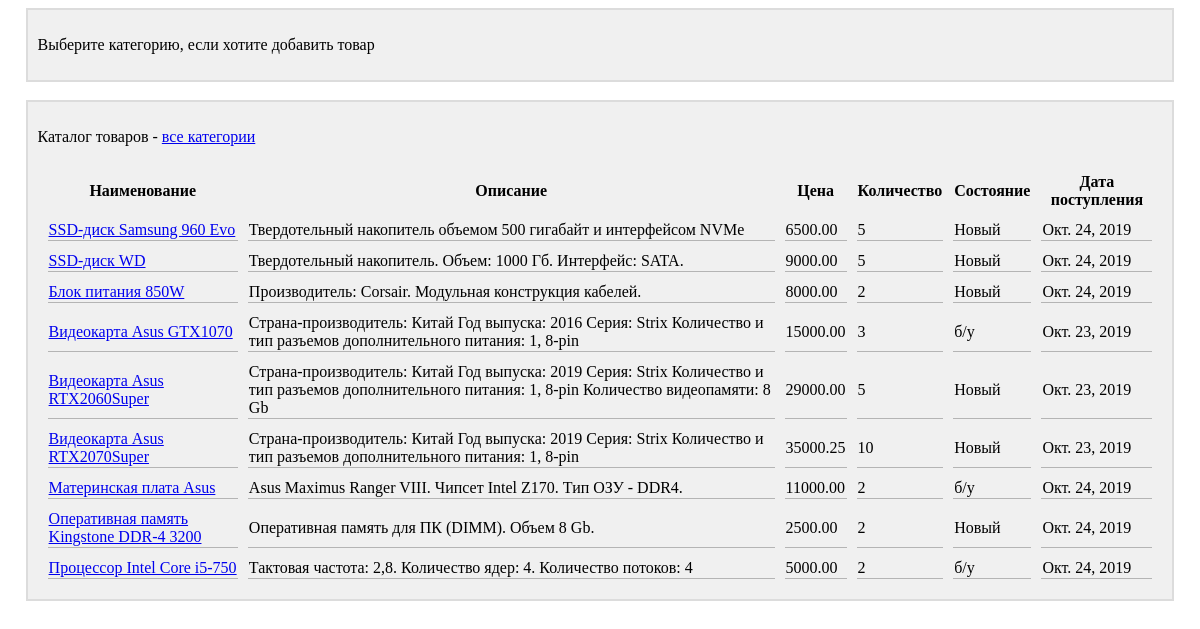
/, run on an earlier commit of the app's database.
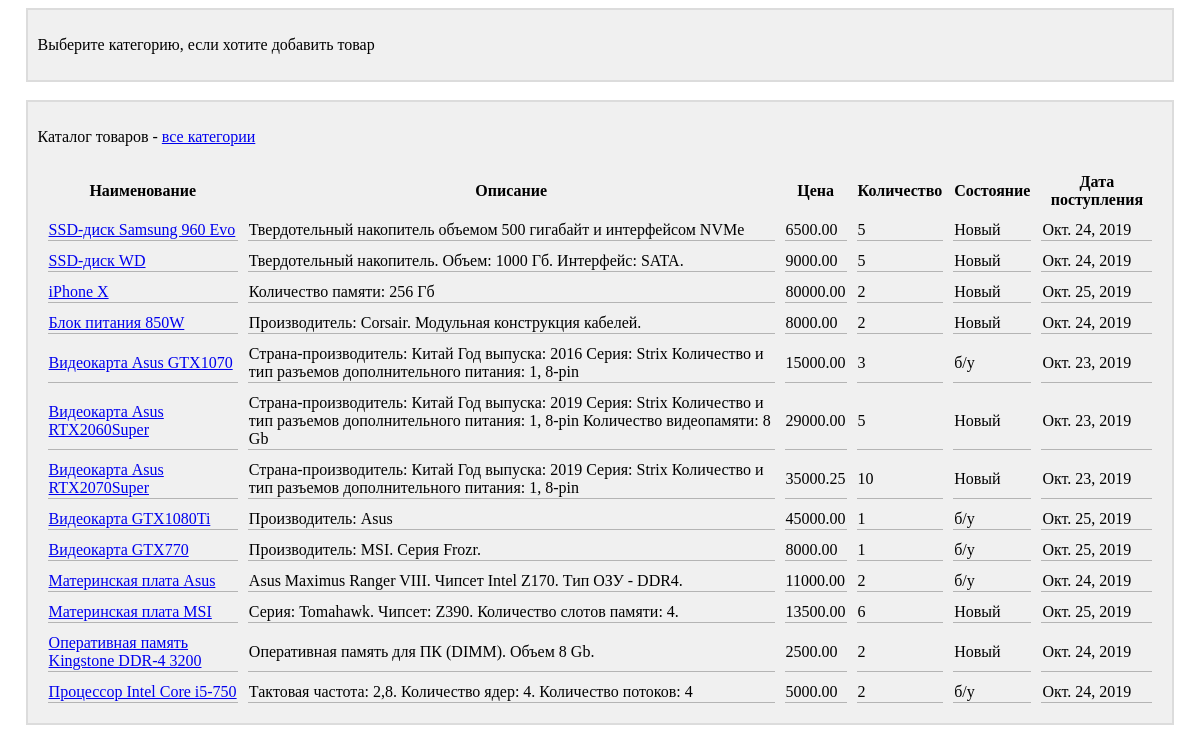
And on a later commit of the database.
### main/models.py (models this page shows)
class Product(models.Model):
    title = models.CharField(max_length=50, blank=False, unique=True, verbose_name='Наименование')
    description = models.TextField(max_length=1000, blank=False, verbose_name='Описание')
    price = models.DecimalField(max_digits=10, decimal_places=2, blank=False, verbose_name='Цена')
    count = models.PositiveIntegerField(blank=False, verbose_name='Количество')
    state = models.BooleanField(blank=False, verbose_name='Новый', null=False)
    arrival_date = models.DateField(blank=False, verbose_name='Дата поступления')
    group = models.ForeignKey(Group, on_delete=models.CASCADE, verbose_name='Группа')
    class Meta:
        verbose_name = 'Товар'
        verbose_name_plural = 'Товары'
        ordering = ['title']

### main/views.py (the view)
# urls.py: path('', products_list),
def products_list(request):
    if 'group_id' in request.GET:
        group_id = request.GET['group_id']
        try:
            selected_group = Group.objects.get(pk=group_id)
        except (Group.DoesNotExist, Group.MultipleObjectsReturned):
            selected_group = None
    else:
        selected_group = None
    if selected_group is not None:
        products = Product.objects.filter(group=selected_group)
    else:
        products = Product.objects.all()
    context = {'products': products}
    if selected_group is not None:
        context['selected_group'] = selected_group
    else:
        context['selected_group'] = None
    return render(request, 'main/products_list.html', context)

### main/templates/main/products_list.html
{% extends 'layout/basic.html' %}
{% block header %}
    <div class="block">
        <p>
            {% if selected_group is not None %}
                <a href="{% url 'products_list' %}">Полный список товаров</a>
                |
                <a href="{% url 'create_product' %}?group_id={{ selected_group.pk }}">Добавить товар</a>
            {% else %}
                Выберите категорию, если хотите добавить товар
            {% endif %}
        </p>
    </div>
    <br>
{% endblock %}
{% block content %}
    <div class="block">
        <p>Каталог товаров -
            {% if selected_group is not None %}
                <a href="{% url 'groups_list' %}?group_id={{ selected_group.pk }}">
                    {{ selected_group }}
                </a>
            {% else %}
                <a href="{% url 'groups_list' %}">
                    все категории
                </a>
            {% endif %}
        </p>
        {% if products|length != 0 %}
            <table class="table_view">
                <tr>
                    <th>Наименование</th>
                    <th>Описание</th>
                    <th>Цена</th>
                    <th>Количество</th>
                    <th>Состояние</th>
                    <th>Дата поступления</th>
                </tr>
                {% for product in products %}
                    <tr>
                        <td class="cell_border">
                            <a href="{% url 'edit_product' %}?product_id={{ product.pk }}">
                                {{ product.title }}
                            </a>
                        </td>
                        <td class="cell_border">{{ product.description }}</td>
                        <td class="cell_border">{{ product.price }}</td>
                        <td class="cell_border">{{ product.count }}</td>
                        <td class="cell_border">
                            {% if product.state %}
                                Новый
                            {% else %}
                                б/у
                            {% endif %}
                        </td>
                        <td class="cell_border">{{ product.arrival_date }}</td>
                    </tr>
                {% endfor %}
            </table>
        {% else %}
            <p>Нет товаров в выбранной категории</p>
        {% endif %}
    </div>
{% endblock %}

### main/templates/layout/basic.html (shortened to what this page needs)
{% load static %}
<!DOCTYPE html>
<html lang="en">
<head>
    <link rel="stylesheet" type="text/css" href="{% static 'main/style.css' %}">
</head>
<body>
{% block header %}
{% endblock %}
{% block content %}
{% endblock %}
</body>
</html>

### main/static/main/style.css (style rules this page uses)
div.block { background-color: RGB(240, 240, 240); border: 2px solid RGB(220, 220, 220); padding: 10px; margin-left: auto; margin-right: auto; width: 95%; }
table.table_view { border-spacing: 10px; }
td.cell_border { border-bottom: 1px solid RGB(180, 180, 180); }

What changed in the data, as far as the page shows it:
added Product: title "iPhone X", description "Количество памяти: 256 Гб", price "80000.00", count "2", state "Новый", arrival_date "Окт. 25, 2019"
added Product: title "Видеокарта GTX1080Ti", description "Производитель: Asus", price "45000.00", count "1", state "б/у", arrival_date "Окт. 25, 2019"
added Product: title "Видеокарта GTX770", description "Производитель: MSI. Серия Frozr.", price "8000.00", count "1", state "б/у", arrival_date "Окт. 25, 2019"
added Product: title "Материнская плата MSI", description "Серия: Tomahawk. Чипсет: Z390. Количество слотов памяти: 4.", price "13500.00", count "6", state "Новый", arrival_date "Окт. 25, 2019"
